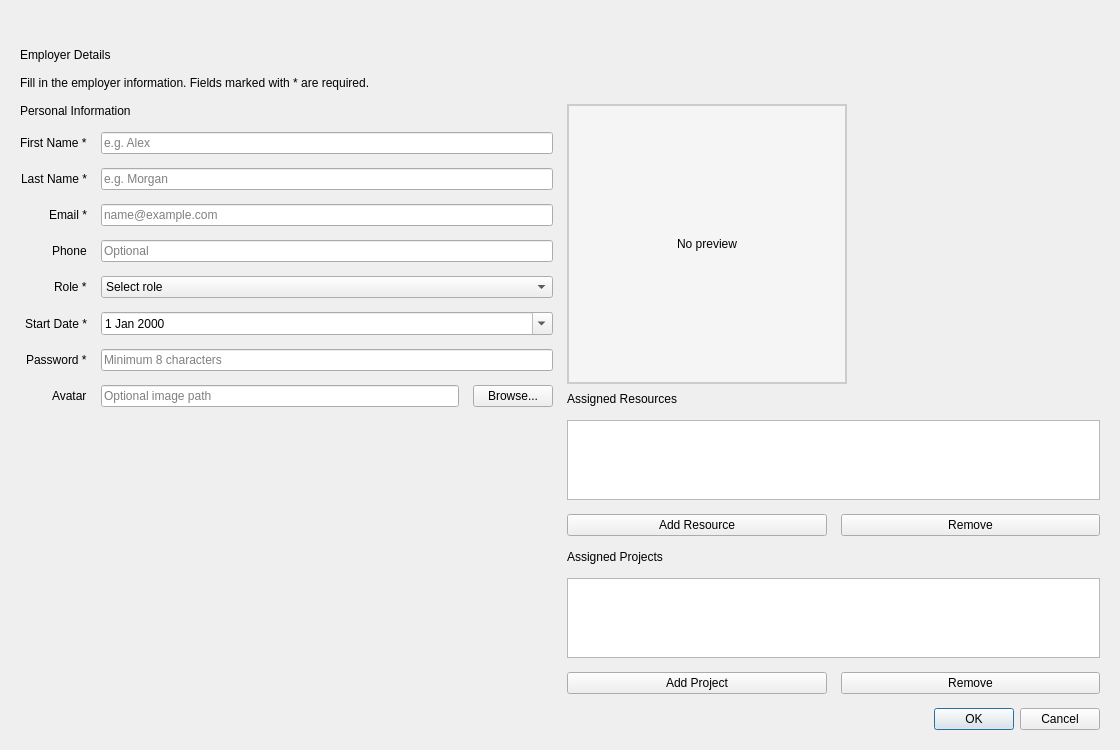
<?xml version="1.0" encoding="UTF-8"?>
<ui version="4.0">
 <class>EmployerForm</class>
 <widget class="QDialog" name="EmployerForm">
  <property name="geometry">
   <rect>
    <x>100</x>
    <y>75</y>
    <width>1120</width>
    <height>750</height>
   </rect>
  </property>
  <property name="minimumSize">
   <size>
    <width>1000</width>
    <height>720</height>
   </size>
  </property>
  <property name="windowTitle">
   <string>Employer</string>
  </property>
  <layout class="QVBoxLayout" name="verticalLayout">
   <property name="spacing">
    <number>14</number>
   </property>
   <property name="leftMargin">
    <number>20</number>
   </property>
   <property name="topMargin">
    <number>20</number>
   </property>
   <property name="rightMargin">
    <number>20</number>
   </property>
   <property name="bottomMargin">
    <number>20</number>
   </property>
   <item>
    <widget class="QLabel" name="errorLabel">
     <property name="styleSheet">
      <string notr="true">QLabel { color: #c82333; }</string>
     </property>
     <property name="text">
      <string/>
     </property>
     <property name="alignment">
      <set>Qt::AlignmentFlag::AlignLeading|Qt::AlignmentFlag::AlignLeft|Qt::AlignmentFlag::AlignTop</set>
     </property>
     <property name="wordWrap">
      <bool>true</bool>
     </property>
    </widget>
   </item>
   <item>
    <widget class="QLabel" name="titleLabel">
     <property name="text">
      <string>Employer Details</string>
     </property>
     <property name="alignment">
      <set>Qt::AlignmentFlag::AlignLeading|Qt::AlignmentFlag::AlignLeft|Qt::AlignmentFlag::AlignVCenter</set>
     </property>
    </widget>
   </item>
   <item>
    <widget class="QLabel" name="introLabel">
     <property name="text">
      <string>Fill in the employer information. Fields marked with * are required.</string>
     </property>
     <property name="wordWrap">
      <bool>true</bool>
     </property>
    </widget>
   </item>
   <item>
    <layout class="QHBoxLayout" name="mainLayout">
     <item>
      <layout class="QVBoxLayout" name="formLayout_main">
       <item>
        <widget class="QLabel" name="label_info">
         <property name="text">
          <string>Personal Information</string>
         </property>
        </widget>
       </item>
       <item>
        <layout class="QFormLayout" name="formLayout">
         <property name="labelAlignment">
          <set>Qt::AlignmentFlag::AlignRight|Qt::AlignmentFlag::AlignTrailing|Qt::AlignmentFlag::AlignVCenter</set>
         </property>
         <item row="0" column="0">
          <widget class="QLabel" name="firstNameLabel">
           <property name="text">
            <string>First Name *</string>
           </property>
          </widget>
         </item>
         <item row="0" column="1">
          <widget class="QLineEdit" name="firstNameLineEdit">
           <property name="placeholderText">
            <string>e.g. Alex</string>
           </property>
          </widget>
         </item>
         <item row="1" column="0">
          <widget class="QLabel" name="lastNameLabel">
           <property name="text">
            <string>Last Name *</string>
           </property>
          </widget>
         </item>
         <item row="1" column="1">
          <widget class="QLineEdit" name="lastNameLineEdit">
           <property name="placeholderText">
            <string>e.g. Morgan</string>
           </property>
          </widget>
         </item>
         <item row="2" column="0">
          <widget class="QLabel" name="emailLabel">
           <property name="text">
            <string>Email *</string>
           </property>
          </widget>
         </item>
         <item row="2" column="1">
          <widget class="QLineEdit" name="emailLineEdit">
           <property name="placeholderText">
            <string>name@example.com</string>
           </property>
          </widget>
         </item>
         <item row="3" column="0">
          <widget class="QLabel" name="phoneLabel">
           <property name="text">
            <string>Phone</string>
           </property>
          </widget>
         </item>
         <item row="3" column="1">
          <widget class="QLineEdit" name="phoneLineEdit">
           <property name="placeholderText">
            <string>Optional</string>
           </property>
          </widget>
         </item>
         <item row="4" column="0">
          <widget class="QLabel" name="roleLabel">
           <property name="text">
            <string>Role *</string>
           </property>
          </widget>
         </item>
         <item row="4" column="1">
          <widget class="QComboBox" name="roleComboBox">
           <item>
            <property name="text">
             <string>Select role</string>
            </property>
           </item>
           <item>
            <property name="text">
             <string>Administrator</string>
            </property>
           </item>
           <item>
            <property name="text">
             <string>HR Manager</string>
            </property>
           </item>
           <item>
            <property name="text">
             <string>Project Lead</string>
            </property>
           </item>
           <item>
            <property name="text">
             <string>Recruiter</string>
            </property>
           </item>
           <item>
            <property name="text">
             <string>Finance</string>
            </property>
           </item>
          </widget>
         </item>
         <item row="5" column="0">
          <widget class="QLabel" name="startDateLabel">
           <property name="text">
            <string>Start Date *</string>
           </property>
          </widget>
         </item>
         <item row="5" column="1">
          <widget class="QDateEdit" name="startDateEdit">
           <property name="calendarPopup">
            <bool>true</bool>
           </property>
          </widget>
         </item>
         <item row="6" column="0">
          <widget class="QLabel" name="passwordLabel">
           <property name="text">
            <string>Password *</string>
           </property>
          </widget>
         </item>
         <item row="6" column="1">
          <widget class="QLineEdit" name="passwordLineEdit">
           <property name="echoMode">
            <enum>QLineEdit::EchoMode::Password</enum>
           </property>
           <property name="placeholderText">
            <string>Minimum 8 characters</string>
           </property>
          </widget>
         </item>
         <item row="7" column="0">
          <widget class="QLabel" name="avatarLabel">
           <property name="text">
            <string>Avatar</string>
           </property>
          </widget>
         </item>
         <item row="7" column="1">
          <layout class="QHBoxLayout" name="avatarLayout">
           <item>
            <widget class="QLineEdit" name="avatarLineEdit">
             <property name="readOnly">
              <bool>true</bool>
             </property>
             <property name="placeholderText">
              <string>Optional image path</string>
             </property>
            </widget>
           </item>
           <item>
            <widget class="QPushButton" name="browseAvatarButton">
             <property name="text">
              <string>Browse...</string>
             </property>
            </widget>
           </item>
          </layout>
         </item>
        </layout>
       </item>
       <item>
        <spacer name="verticalSpacer">
         <property name="orientation">
          <enum>Qt::Orientation::Vertical</enum>
         </property>
         <property name="sizeHint" stdset="0">
          <size>
           <width>20</width>
           <height>40</height>
          </size>
         </property>
        </spacer>
       </item>
      </layout>
     </item>
     <item>
      <layout class="QVBoxLayout" name="avatarLayout_2">
       <item>
        <widget class="QLabel" name="avatarPreviewLabel">
         <property name="minimumSize">
          <size>
           <width>280</width>
           <height>280</height>
          </size>
         </property>
         <property name="maximumSize">
          <size>
           <width>280</width>
           <height>280</height>
          </size>
         </property>
         <property name="styleSheet">
          <string notr="true">QLabel { border: 2px solid #ccc; border-radius: 0px; background-color: #f5f5f5; }</string>
         </property>
         <property name="frameShape">
          <enum>QFrame::Shape::StyledPanel</enum>
         </property>
         <property name="text">
          <string>No preview</string>
         </property>
         <property name="alignment">
          <set>Qt::AlignmentFlag::AlignCenter</set>
         </property>
        </widget>
       </item>
       <item>
        <widget class="QLabel" name="resourceLabel">
         <property name="text">
          <string>Assigned Resources</string>
         </property>
        </widget>
       </item>
       <item>
        <widget class="QListWidget" name="resourceListWidget">
         <property name="minimumSize">
          <size>
           <width>280</width>
           <height>80</height>
          </size>
         </property>
        </widget>
       </item>
       <item>
        <layout class="QHBoxLayout" name="resourceButtonLayout">
         <item>
          <widget class="QPushButton" name="addResourceButton">
           <property name="text">
            <string>Add Resource</string>
           </property>
          </widget>
         </item>
         <item>
          <widget class="QPushButton" name="removeResourceButton">
           <property name="text">
            <string>Remove</string>
           </property>
          </widget>
         </item>
        </layout>
       </item>
       <item>
        <widget class="QLabel" name="projectLabel">
         <property name="text">
          <string>Assigned Projects</string>
         </property>
        </widget>
       </item>
       <item>
        <widget class="QListWidget" name="projectListWidget">
         <property name="minimumSize">
          <size>
           <width>280</width>
           <height>80</height>
          </size>
         </property>
        </widget>
       </item>
       <item>
        <layout class="QHBoxLayout" name="projectButtonLayout">
         <item>
          <widget class="QPushButton" name="addProjectButton">
           <property name="text">
            <string>Add Project</string>
           </property>
          </widget>
         </item>
         <item>
          <widget class="QPushButton" name="removeProjectButton">
           <property name="text">
            <string>Remove</string>
           </property>
          </widget>
         </item>
        </layout>
       </item>
      </layout>
     </item>
    </layout>
   </item>
   <item>
    <widget class="QDialogButtonBox" name="buttonBox">
     <property name="orientation">
      <enum>Qt::Orientation::Horizontal</enum>
     </property>
     <property name="standardButtons">
      <set>QDialogButtonBox::StandardButton::Cancel|QDialogButtonBox::StandardButton::Ok</set>
     </property>
    </widget>
   </item>
  </layout>
 </widget>
 <resources/>
 <connections>
  <connection>
   <sender>buttonBox</sender>
   <signal>accepted()</signal>
   <receiver>EmployerForm</receiver>
   <slot>accept()</slot>
   <hints>
    <hint type="sourcelabel">
     <x>340</x>
     <y>750</y>
    </hint>
    <hint type="destinationlabel">
     <x>100</x>
     <y>750</y>
    </hint>
   </hints>
  </connection>
  <connection>
   <sender>buttonBox</sender>
   <signal>rejected()</signal>
   <receiver>EmployerForm</receiver>
   <slot>reject()</slot>
   <hints>
    <hint type="sourcelabel">
     <x>400</x>
     <y>750</y>
    </hint>
    <hint type="destinationlabel">
     <x>500</x>
     <y>750</y>
    </hint>
   </hints>
  </connection>
 </connections>
</ui>
